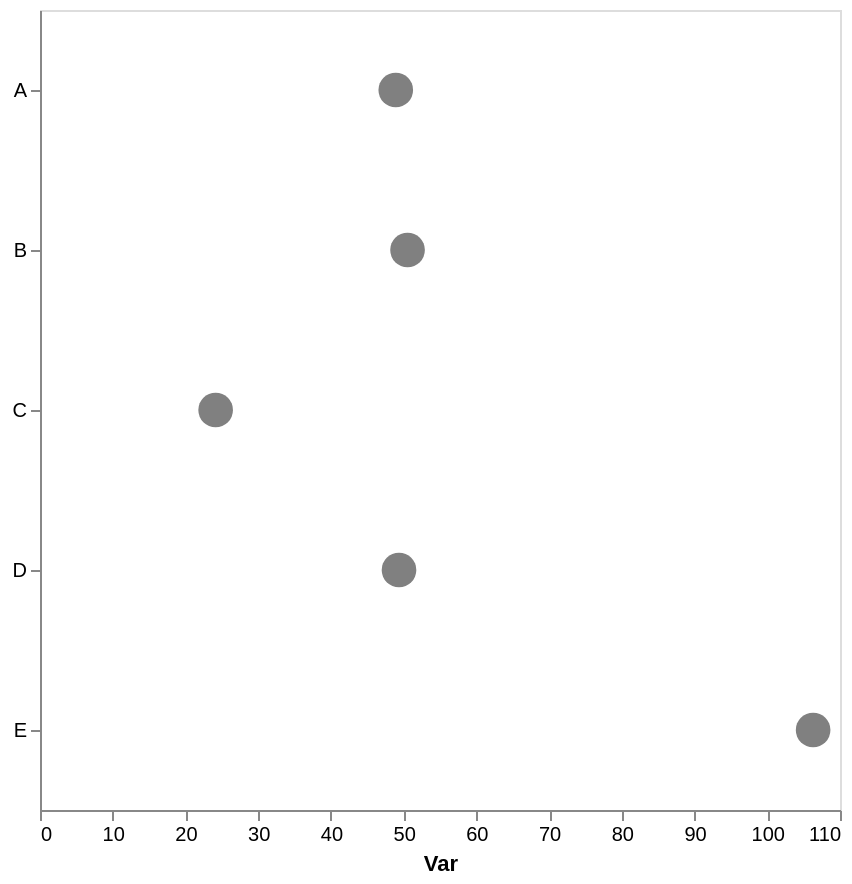

Here is the Vega-Lite specification saved for this chart:
### Vega-Lite specification from a JSON file in a GitHub repository (floating-point values rounded to 4 significant figures)
{"config": {"view": {"continuousWidth": 300, "continuousHeight": 300}, "axis": {"grid": false}, "bar": {"color": "gray"}}, "data": {"name": "data-ebbd226c668f3a408920224d7ed1b893"}, "mark": {"type": "point", "color": "gray", "filled": true, "size": 300}, "encoding": {"x": {"aggregate": "mean", "axis": {"title": "Var"}, "field": "var1", "type": "quantitative"}, "y": {"axis": {"title": null}, "field": "cat", "type": "nominal"}}, "height": 400, "width": 400, "$schema": "https://vega.github.io/schema/vega-lite/v5.17.0.json", "datasets": {"data-ebbd226c668f3a408920224d7ed1b893": [{"cat": "A", "var1": 49.98, "var2": 49.83}, {"cat": "E", "var1": 106.3, "var2": 44.36}, {"cat": "B", "var1": 47.19, "var2": 60.13}, {"cat": "A", "var1": 47.86, "var2": 55.13}, {"cat": "D", "var1": 44.59, "var2": 43.46}, {"cat": "C", "var1": 27.64, "var2": 55.38}, {"cat": "C", "var1": 20.67, "var2": 53.13}, {"cat": "D", "var1": 59.38, "var2": 42.46}, {"cat": "D", "var1": 35.72, "var2": 49.26}, {"cat": "D", "var1": 57.77, "var2": 50.3}, {"cat": "B", "var1": 42.13, "var2": 65.63}, {"cat": "B", "var1": 62.29, "var2": 59.75}]}}
